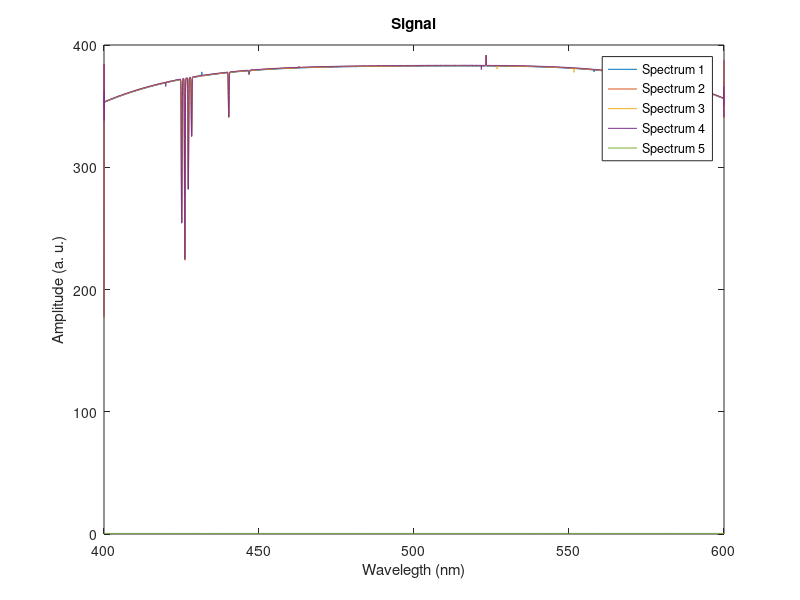

The MATLAB source for this figure: (Note: this script raises an error after producing the figure.)
clear 
close all
clc

%% Load data
%==========================================================================
load("Data/Sig_para_Novo.mat", "ds_spectrum", "ds_wl_range");
raw_spectra = ds_spectrum;
wavelength = ds_wl_range;

%% Analyze the signal
%==========================================================================
num_curves = size(raw_spectra, 1);
spectrogram = raw_spectra; % !!!!!!!!!!!! Left it without detrending due to weird asymptotes happening with correction later

% define timestep (wavelength_resolution in this case) and sampling frequency
wavelength_resolution = wavelength(2) - wavelength(1);
frequency = 1/wavelength_resolution;

% Display variance of each spectrum
spectrum_var = var(spectrogram(1:5,:), 0, 2); 
disp("Variance of each spectrum:");
disp(spectrum_var)

%% Plotting the signal
%==========================================================================
figure( 'Name', "Initial Plot" );
plot(wavelength, spectrogram);
xlabel('Wavelegth (nm)');
ylabel('Amplitude (a. u.)');
title("Signal");
legend('Spectrum 1', 'Spectrum 2', 'Spectrum 3', 'Spectrum 4', 'Spectrum 5');

%% Find the peaks in the spectrum and plot them
%==========================================================================
% Initialize the peak locations and values arrays
numSpectra = 4; % Only 4 spectra are being corrected because the 5th doesn't follow the curve
maxPeaksPerSpectrum = 10;
peaks = zeros(numSpectra, maxPeaksPerSpectrum);
peaksLoc = zeros(numSpectra, maxPeaksPerSpectrum);
negPeaks = zeros(numSpectra, maxPeaksPerSpectrum);
negPeaksLoc = zeros(numSpectra, maxPeaksPerSpectrum);

%smooth the curve slightly for better peak finding
spectrum_smooth = smoothdata(spectrogram, 2, 'movmean', 3);

hold on
for i = 1:numSpectra
    % Find positive peaks in the spectrum
    [peaksFound, peaksLocFound] = findpeaks(spectrum_smooth(i,:), 'MinPeakProminence', 0.5,'MinPeakHeight', 1.5,'Threshold', 0.01);
    numPeaksFound = numel(peaksFound);
    peaks(i, 1:numPeaksFound) = peaksFound;
    peaksLoc(i, 1:numPeaksFound) = peaksLocFound;
    plot(wavelength(peaksLoc(i,1:numPeaksFound)), peaks(i,1:numPeaksFound), 'rv', 'MarkerFaceColor', 'r');
    
    % Find negative peaks in the spectrum
    [negPeaksFound, negPeaksLocFound] = findpeaks(-spectrum_smooth(i,:), 'MinPeakProminence', 0.2, 'Threshold', 0.001);
    numNegPeaksFound = numel(negPeaksFound);
    negPeaks(i, 1:numNegPeaksFound) = -negPeaksFound;
    negPeaksLoc(i, 1:numNegPeaksFound) = negPeaksLocFound;
    plot(wavelength(negPeaksLoc(i,1:numNegPeaksFound)), negPeaks(i,1:numNegPeaksFound), 'g^', 'MarkerFaceColor', 'g');
end
hold off

%% Create the calibration curve
%==========================================================================
% Initialize calibration_curve as a copy of spectrogram
calibration_curve = spectrogram;

% Define the region around the peaks to set to NaN (0.5 wavelength values left and right)
region_size = round(0.5 / wavelength_resolution);

for i = 1:numSpectra
    % Get the positive and negative peak locations for the current spectrum
    peak_locs = peaksLoc(i,:);
    peak_locs = peak_locs(peak_locs~=0); % Remove zero entries
    neg_peak_locs = negPeaksLoc(i,:);
    neg_peak_locs = neg_peak_locs(neg_peak_locs~=0); % Remove zero entries

    % Set values around the positive peaks to NaN in calibration_curve
    for j = 1:length(peak_locs)
        peak_loc = peak_locs(j);
        lower_bound = max(1, peak_loc - region_size);
        upper_bound = min(size(calibration_curve, 2), peak_loc + region_size);
        calibration_curve(i, lower_bound:upper_bound) = NaN;
    end
    
    % Set values around the negative peaks to NaN in calibration_curve
    for j = 1:length(neg_peak_locs)
        neg_peak_loc = neg_peak_locs(j);
        lower_bound = max(1, neg_peak_loc - region_size);
        upper_bound = min(size(calibration_curve, 2), neg_peak_loc + region_size);
        calibration_curve(i, lower_bound:upper_bound) = NaN;
    end
end

figure( 'Name', "Calibration Curve" );
plot(wavelength,calibration_curve);
title("Calibration Curve");

%% Interpolate the missing values in Calibration Curve
%==========================================================================
% Interpolate each row of calibration_curve to fill in the missing NaN values
calibration_curve_interpolated = calibration_curve;
for i = 1:num_curves
    % Get the current row of calibration_curve
    current_row = calibration_curve_interpolated(i,:);
    
    % Find the indices of the NaN values
    nan_indices = find(isnan(current_row));
    
    % If there are any NaN values, interpolate them
    if ~isempty(nan_indices)
        % Find the indices of the non-NaN values
        non_nan_indices = find(~isnan(current_row));
        
        % Interpolate the NaN values using a cubic spline
        current_row(nan_indices) = interp1(non_nan_indices, current_row(non_nan_indices), nan_indices, 'linear');
        
        % Replace the current row in calibration_curve with the interpolated values
        calibration_curve_interpolated(i,:) = current_row;
    end
end

% Plot the interpolated calibration curve
figure( 'Name', "Interpolated Calibration Curve" );
plot(wavelength, calibration_curve_interpolated);
xlabel('Wavelength (nm)');
ylabel('Amplitude (a.u.)');
title("Interpolated Calibration Curve");

%% Find the polynomial fit of the calibration currve
%==========================================================================
x = wavelength;
y = calibration_curve_interpolated(1,:);
p = polyfit(x(~isnan(y)), y(~isnan(y)), 5); % fit a 4th-degree polynomial, ignoring NaN values
y_fit = polyval(p, x); % evaluate the polynomial at each wavelength

figure( 'Name', "Polynomial Fit" );
plot(wavelength, spectrogram);
hold on
plot(x, y_fit, 'LineWidth',2, 'Color', 'r', 'LineStyle', '--');
title("Polynomial Fit");
legend('Spectrum 1', 'Spectrum 2', 'Spectrum 3', 'Spectrum 4', 'Spectrum 5', 'Polynomial Fit');

%% Divide the signal by the polynomial fit to get the corrected signal
%==========================================================================
corrected_signal = spectrogram ./ y_fit;

figure( 'Name', "Corrected Signal" );
plot(wavelength, corrected_signal);
xlabel('Wavelength (nm)');
ylabel('Amplitude (a.u.)');
title("Corrected Signal");
legend('Spectrum 1', 'Spectrum 2', 'Spectrum 3', 'Spectrum 4', 'Spectrum 5');

%%% Weird asimptoptes centered around wavelength(1775)=435.48 nm ???
%%% Caused by polynomial fit approaching 0. => Corrected by removing
%%% detrend of the signal at the start of the code

%% Detrend Now??
% detrending the signal by substracting the means
corrected_signal_detrended = bsxfun(@minus, corrected_signal, mean(corrected_signal, 2));
% corrected_signal_detrended = bsxfun(@minus, corrected_signal, 1);
figure( 'Name', "Corrected Signal Detrended" );
plot(wavelength, corrected_signal_detrended);
xlabel('Wavelength (nm)');
ylabel('Amplitude (a.u.)');
title("Corrected Signal Detrended");
legend('Spectrum 1', 'Spectrum 2', 'Spectrum 3', 'Spectrum 4', 'Spectrum 5');

